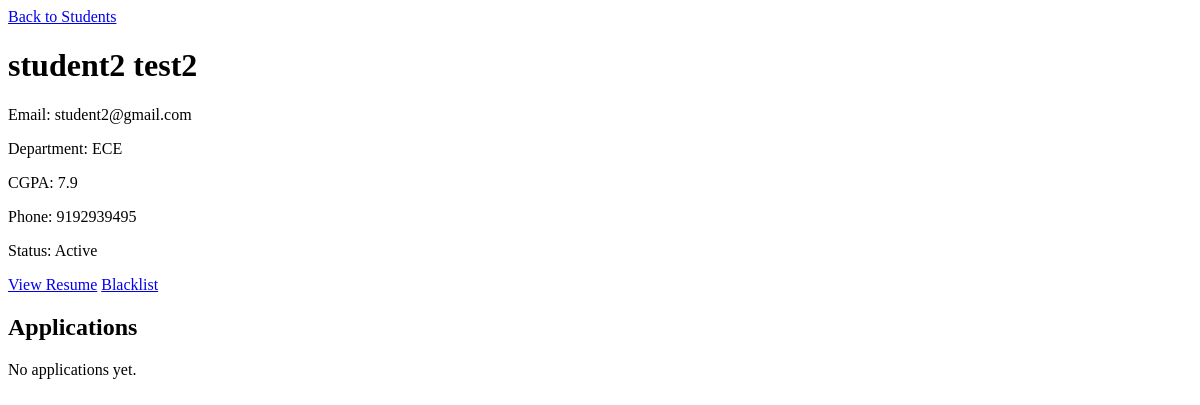
/admin/student/2, run on an earlier commit of the app's database.
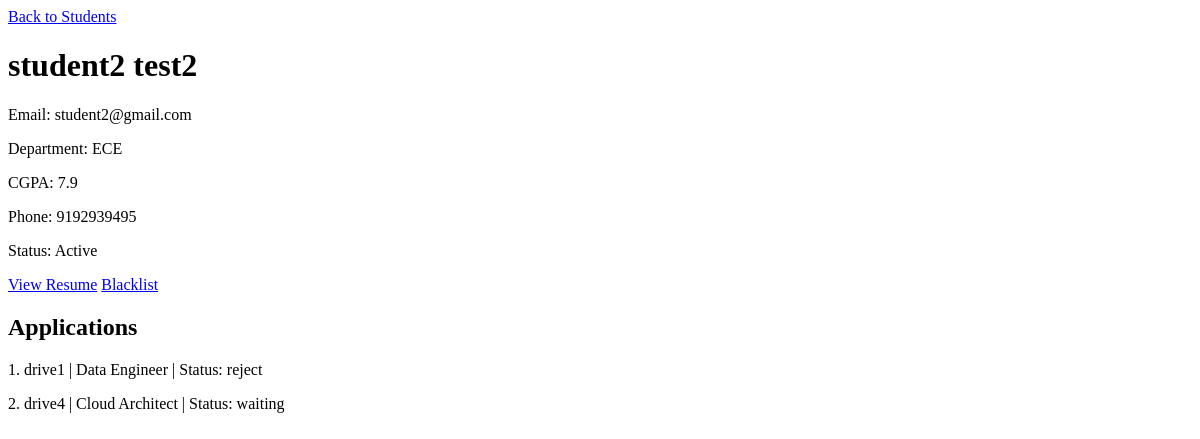
And on a later commit of the database.
### models.py (models this page shows)
class Application(db.Model):
    __tablename__ = 'applications'
    aplication_id = db.Column(db.Integer, primary_key=True)
    student_id = db.Column(db.Integer, db.ForeignKey('students.student_id'))
    drive_id = db.Column(db.Integer, db.ForeignKey('placement_drives.drive_id'))
    applied_time = db.Column(db.DateTime, default=db.func.current_timestamp())
    status = db.Column(db.String(11), default='waiting')  # shortlist, waiting, reject
    remarks = db.Column(db.Text)
    student = db.relationship('Student', backref='applications')
    drive   = db.relationship('PlacementDrive', backref='applications')

class PlacementDrive(db.Model):
    __tablename__ = 'placement_drives'
    drive_id = db.Column(db.Integer, primary_key=True)
    company_id = db.Column(db.Integer, db.ForeignKey('companies.company_id'))
    drive_name = db.Column(db.String(100), nullable=False)
    job_title = db.Column(db.String(100), nullable=False)
    job_description = db.Column(db.Text, nullable=False)
    eligibility_criteria = db.Column(db.Text, nullable=False)
    salary = db.Column(db.Float, nullable=False)
    location = db.Column(db.String(150), nullable=False)
    deadline = db.Column(db.DateTime, nullable=False)
    create_time = db.Column(db.DateTime, default=db.func.current_timestamp())
    status = db.Column(db.Boolean, default=False) #pending, complete
    company = db.relationship('Company', backref='drives')

### routes/admin.py (the view)
@admin.route('/student/<int:student_id>')
def student_detail(student_id):
    student      = Student.query.get_or_404(student_id)
    applications = Application.query.filter_by(student_id=student_id).all()
    if student.resume:
        student.resume = student.resume.replace('\\', '/')
    return render_template('admin/student_detail.html',
        student      = student,
        applications = applications,
    )

### templates/admin/student_detail.html (shortened to what this page needs)
<!DOCTYPE html>
<html lang="en">
<head>
</head>
<body>
  <a href="{{ url_for('admin.manage_students') }}">Back to Students</a>
  <h1>{{ student.f_name }} {{ student.l_name }}</h1>
  <p>Email: {{ student.email }}</p>
  <p>Department: {{ student.department }}</p>
  <p>CGPA: {{ student.cgpa }}</p>
  <p>Phone: {{ student.phone }}</p>
  <p>Status: {% if student.is_blacklisted %} Blacklisted {% else %} Active {% endif %}</p>
  {% if student.resume %}
    <a href="{{ url_for('static', filename=student.resume.replace('static/', '')) }}" target="_blank">View Resume</a>
  {% endif %}
  <a href="{{ url_for('admin.blacklist_student', student_id=student.student_id) }}">
    {% if student.is_blacklisted %} Remove Blacklist {% else %} Blacklist {% endif %}
  </a>
  <h2>Applications</h2>
  {% for a in applications %}
    <p>
      {{ loop.index }}. {{ a.drive.drive_name }} | {{ a.drive.job_title }} |
      Status: {{ a.status }}
    </p>
  {% else %}
    <p>No applications yet.</p>
  {% endfor %}
</body>
</html>

What changed in the data, as far as the page shows it:
added Application: drive.drive_name "drive1", drive.job_title "Data Engineer", status "reject"
added Application: drive.drive_name "drive4", drive.job_title "Cloud Architect", status "waiting"
Also different on the page:
text no longer shown: "No applications yet."
